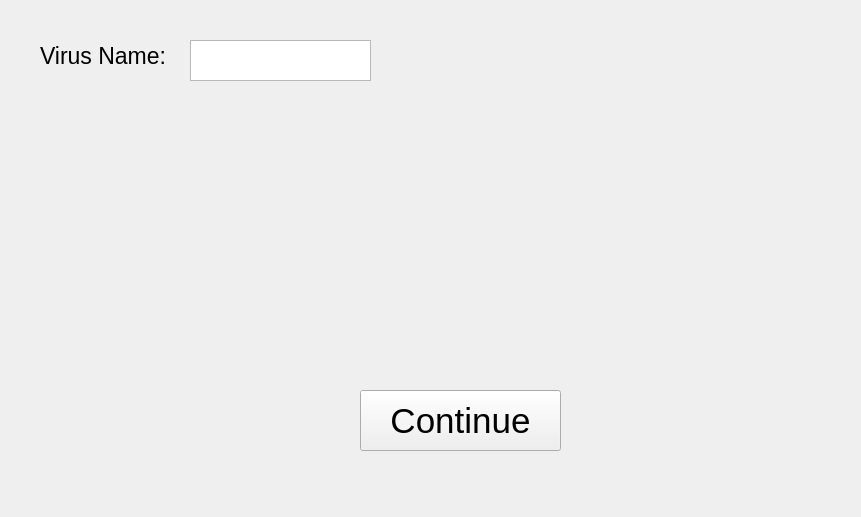
<?xml version="1.0" encoding="UTF-8"?>
<ui version="4.0">
 <class>spanishGUI</class>
 <widget class="QWidget" name="spanishGUI">
  <property name="geometry">
   <rect>
    <x>0</x>
    <y>0</y>
    <width>861</width>
    <height>517</height>
   </rect>
  </property>
  <property name="windowTitle">
   <string>Form</string>
  </property>
  <widget class="QPushButton" name="saveButton">
   <property name="geometry">
    <rect>
     <x>360</x>
     <y>390</y>
     <width>201</width>
     <height>61</height>
    </rect>
   </property>
   <property name="font">
    <font>
     <pointsize>26</pointsize>
    </font>
   </property>
   <property name="text">
    <string>Continue</string>
   </property>
  </widget>
  <widget class="QLabel" name="label">
   <property name="geometry">
    <rect>
     <x>40</x>
     <y>40</y>
     <width>131</width>
     <height>31</height>
    </rect>
   </property>
   <property name="font">
    <font>
     <pointsize>17</pointsize>
    </font>
   </property>
   <property name="text">
    <string>Virus Name:</string>
   </property>
  </widget>
  <widget class="QTextEdit" name="textEdit">
   <property name="geometry">
    <rect>
     <x>190</x>
     <y>40</y>
     <width>181</width>
     <height>41</height>
    </rect>
   </property>
  </widget>
 </widget>
 <resources/>
 <connections/>
</ui>
